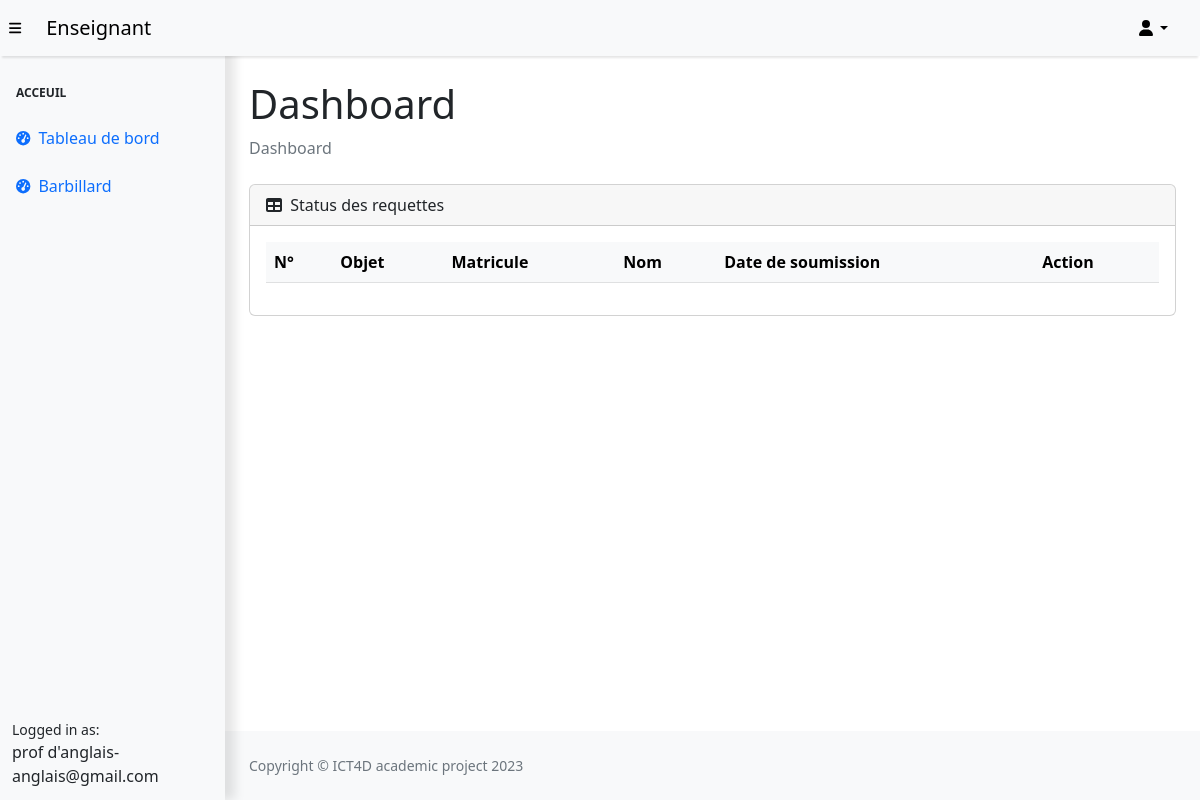
/enseignant/index.php (signed in), run on an earlier commit of the app's database.
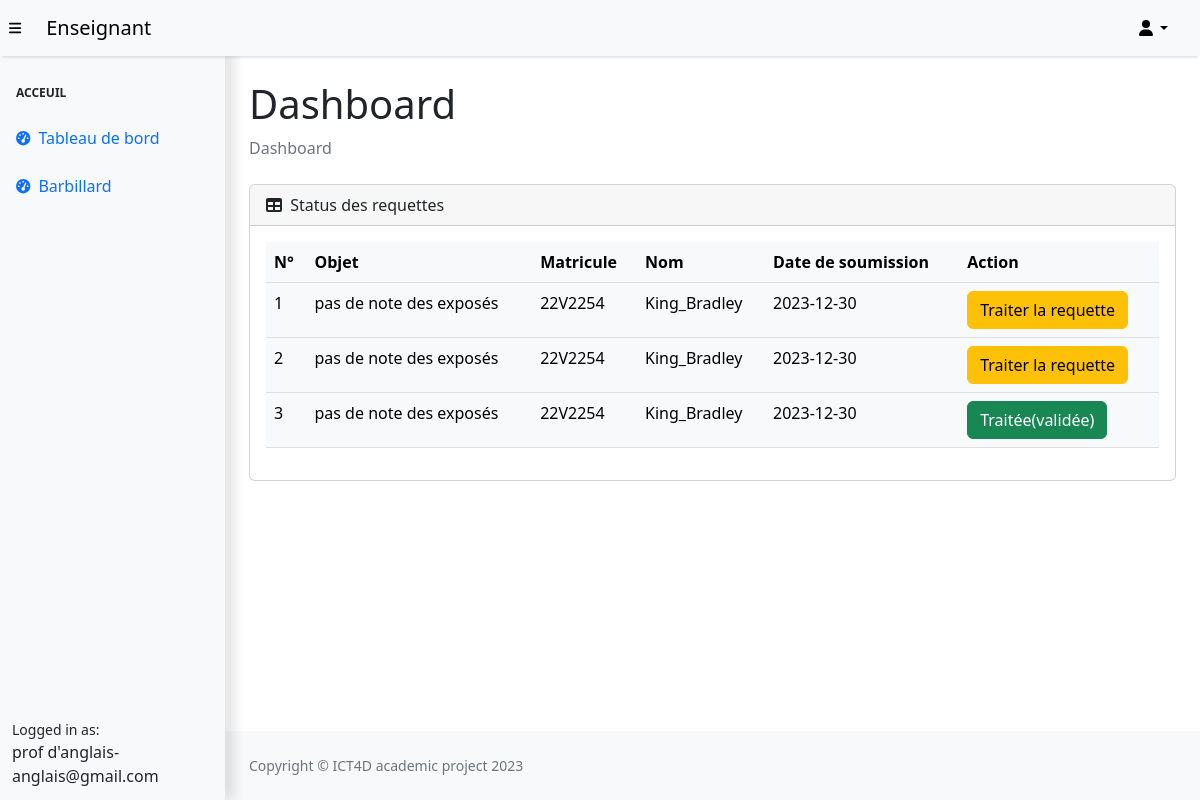
And on a later commit of the database.
### tables this page shows
CREATE TABLE `requette` (
  `id_Requette` int(11) NOT NULL,
  `objet_Requette` varchar(255) DEFAULT NULL,
  `justificatif_Requette` varchar(255) DEFAULT NULL,
  `corps_Requette` text DEFAULT NULL,
  `id_Etudiant` int(11) DEFAULT NULL,
  `id_enseignant` int(11) DEFAULT NULL,
  `id_UE` int(11) DEFAULT NULL,
  `status` int(11) NOT NULL COMMENT '-1, 0, 1(rejeté, en cours, validé)',
  `date_soumission` date DEFAULT current_timestamp(),
  `raison_rejet` varchar(255) DEFAULT NULL COMMENT 'raison de rejet de la req'
);

CREATE TABLE `etudiant` (
  `id_Etudiant` int(11) NOT NULL,
  `nom` varchar(50) NOT NULL,
  `matricule_Etudiant` varchar(9) DEFAULT NULL,
  `email_Etudiant` varchar(255) DEFAULT NULL,
  `id_filiere` int(11) DEFAULT NULL,
  `mdp` varchar(255) NOT NULL,
  `type` int(11) NOT NULL DEFAULT 0,
  `niveau` int(11) NOT NULL DEFAULT 2
);

### enseignant/index.php (the view, shortened to what this page needs)
<?php session_start() ;
    require_once 'functions_include/those.php';
    $stm = $con->prepare("SELECT  r.objet_Requette,  r.status, r.date_soumission, id_Requette, r.id_UE, justificatif_Requette, e.nom, e.matricule_Etudiant from requette r  join etudiant e on e.id_Etudiant = r.id_Etudiant where r.id_enseignant = :id_ order by r.status");
    $stm->execute(array('id_'=>$_SESSION['user']['id_enseignant']));
    $rqs = $stm->fetchAll(PDO::FETCH_ASSOC);
?>
<!DOCTYPE html>
<html lang="en">
    <head>
        <link href="https://cdn.jsdelivr.net/npm/simple-datatables@7.1.2/dist/style.min.css" rel="stylesheet" />
        <link href="css/styles.css" rel="stylesheet" />
    </head>
    <body class="sb-nav-fixed">
        <?php include_once "templates/fixedNavBar.php";?>
        <div id="layoutSidenav">
            <div id="layoutSidenav_content">
            <?php include_once "templates/sideBar.php" ?>
                <main>
                    <div class="container-fluid px-4">
                        <h1 class="mt-4">Dashboard</h1>
                        <ol class="breadcrumb mb-4">
                            <li class="breadcrumb-item active">Dashboard</li>
                        </ol>
                        <div class="card mb-4">
                            <div class="card-header">
                                <i class="fas fa-table me-1"></i>
                                Status des requettes
                            </div>
                            <div class="card-body">
                                <table class="table table-light">
                                    <thead>
                                        <tr>
                                            <th>N°</th>
                                            <th>Objet</th>
                                            <th>Matricule</th>
                                            <th>Nom</th>
                                            <th>Date de soumission</th>
                                            <th>Action</th>
                                        </tr>
                                    </thead>
                                    <tbody>
                                        <?php
                                            $i = 1;
                                            foreach ($rqs as $rq) {
                                        ?>
                                            <form action="" method="get">
                                                <tr>
                                                    <td><?=$i?></td>
                                                    <td><?=$rq['objet_Requette']?></td>
                                                    <td><?=$rq['matricule_Etudiant']?></td>
                                                    <td><?=$rq['nom']?></td>
                                                    <td><?=$rq['date_soumission']?></td>
                                                    <td><?=actionDependOnStatus($rq['status'], $rq['id_Requette'], $i, $rq['id_UE'], $rq['objet_Requette'])?></td>
                                                </tr>
                                            </form>
                                        <?php
                                            $i++;
                                            }
                                        ?>
                                    </tbody>
                                </table>
                            </div>
                        </div>
                    </div>
                </main>
               <?php include_once "templates/footer.php";?>
            </div>
        </div>
    </body>
</html>

### enseignant/templates/fixedNavBar.php (shortened to what this page needs)
<nav class="sb-topnav navbar navbar-expand navbar-dark bg-light" style="color:black; box-shadow: 0 4px 2px -2px rgba(0, 0, 0, 0.1);">
    <button class="btn btn-link btn-sm order-1 order-lg-0 me-4 me-lg-0" id="sidebarToggle" href="#!" style="color:black;" ><i class="fas fa-bars"></i></button>
            <a class="navbar-brand ps-3" href="index.php" style="color:black;">Enseignant</a>
            <ul class="navbar-nav ms-auto ms-md-0 me-3 me-lg-4">
                <li class="nav-item dropdown">
                    <a class="nav-link dropdown-toggle" id="navbarDropdown" href="#" role="button" data-bs-toggle="dropdown" aria-expanded="false" style="color:black;"><i class="fas fa-user fa-fw"></i></a>
                </li>
            </ul>
        </nav>

### enseignant/templates/sideBar.php
<div id="layoutSidenav_nav">
    <nav class="sb-sidenav accordion sb-sidenav-lg navbar-fixed bg-light "  id="sidenavAccordion" style="box-shadow: 10px 0px 10px 0px rgba(0,0,0,0.1);">
        <div class="sb-sidenav-menu" >
            <div class="nav">
                <div class="sb-sidenav-menu-heading">Acceuil</div>
                <a class="nav-link" href="index.php">
                    <div class="sb-nav-link-icon"><i class="fas fa-tachometer-alt"></i></div>
                    Tableau de bord
                </a>
                <a class="nav-link" href="barbillard.php">
                    <div class="sb-nav-link-icon"><i class="fas fa-tachometer-alt"></i></div>
                    Barbillard
                </a>
            </div>
        </div>
        <div class="sb-sidenav-footer">
            <div class="small">Logged in as:</div>
            <?php
            if (isset($_SESSION['user'])){
                echo $_SESSION['user']['nom_enseignant'];
                echo "-";
                echo $_SESSION['user']['email_enseignant'];
            }else
                echo "Enseignant - NON AUTORISE";
            ?>
        </div>
    </nav>
</div>

### enseignant/templates/footer.php
<footer class="py-4 bg-light mt-auto">
    <div class="container-fluid px-4">
        <div class="d-flex align-items-center justify-content-between small footer">
            <div class="text-muted">Copyright &copy; ICT4D academic project 2023</div>
        </div>
    </div>
</footer>

### enseignant/functions_include/those.php (shortened to what this page needs)
<?php
    function actionDependOnStatus($st, $id_Requette, $numReq, $objet){
        switch($st){
            case 0 :
                return "<a class=\"btn btn-warning\" disable href='modif-req.php?id_rq=$id_Requette'>Traiter la requette</a>";
            case 1 :
                return "<button class=\"btn btn-success\" type='button'>Traitée(validée)</button>";
        }
    }
?>

What changed in the data, as far as the page shows it:
added requette: objet_Requette "pas de note des exposés", id_Etudiant.matricule_Etudiant "22V2254", id_Etudiant.nom "King_Bradley", date_soumission "2023-12-30"
added requette: objet_Requette "pas de note des exposés", id_Etudiant.matricule_Etudiant "22V2254", id_Etudiant.nom "King_Bradley", date_soumission "2023-12-30"
added requette: objet_Requette "pas de note des exposés", id_Etudiant.matricule_Etudiant "22V2254", id_Etudiant.nom "King_Bradley", date_soumission "2023-12-30", status "Traitée(validée)"
